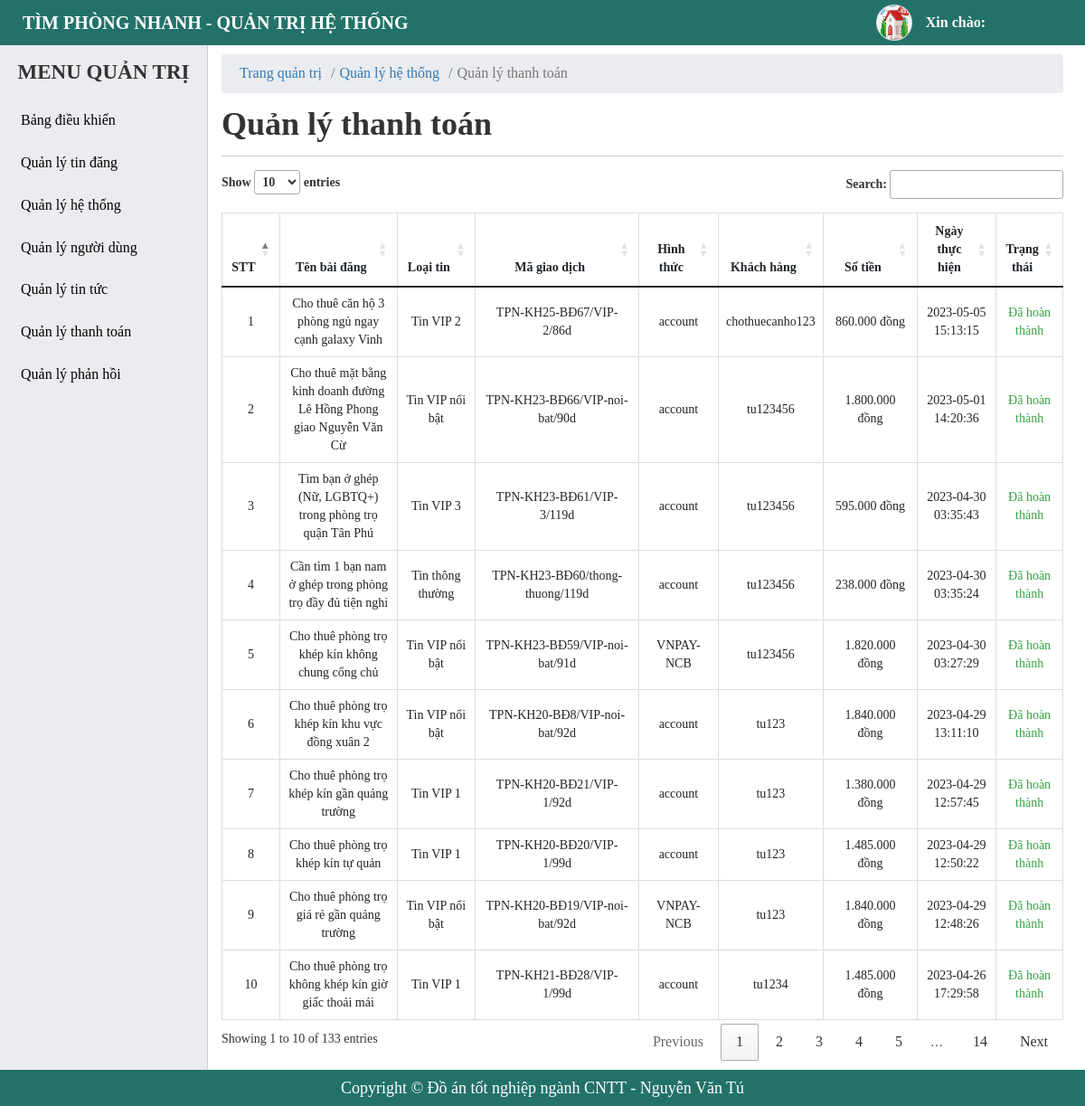
The app's page /admin/payment-history-manager.php with its own data.
### tables this page shows
CREATE TABLE `tbl_payment_history` (
  `id` bigint(20) NOT NULL,
  `id_rooms` bigint(20) NOT NULL,
  `pay_code` varchar(255) DEFAULT NULL,
  `pay_price` varchar(255) DEFAULT NULL,
  `payments` varchar(255) DEFAULT NULL,
  `pay_status` tinyint(4) NOT NULL DEFAULT 0,
  `expired` tinyint(4) NOT NULL DEFAULT 0,
  `user_id` bigint(20) NOT NULL,
  `news_type_id` bigint(20) NOT NULL,
  `created_at` timestamp NOT NULL DEFAULT current_timestamp()
);

CREATE TABLE `tbl_rooms` (
  `id` bigint(20) NOT NULL,
  `name` varchar(255) NOT NULL,
  `slug` varchar(255) NOT NULL,
  `city_id` bigint(20) NOT NULL,
  `district_id` bigint(20) NOT NULL,
  `ward_id` bigint(20) NOT NULL,
  `street` varchar(255) NOT NULL,
  `apartment_number` varchar(255) NOT NULL COMMENT 'số nhà',
  `price` bigint(20) NOT NULL COMMENT 'giá',
  `area` bigint(20) NOT NULL COMMENT 'diện tích',
  `contents` longtext NOT NULL,
  `image_logo` varchar(255) NOT NULL,
  `news_type_id` bigint(20) NOT NULL COMMENT 'loại tin',
  `time_start` datetime NOT NULL,
  `time_stop` datetime NOT NULL,
  `subject` varchar(255) NOT NULL COMMENT 'đối tượng thuê',
  `status` tinyint(4) NOT NULL DEFAULT 1,
  `user_id` bigint(20) NOT NULL,
  `category_id` bigint(20) NOT NULL,
  `created_ad` timestamp NOT NULL DEFAULT current_timestamp(),
  `updated_ad` timestamp NOT NULL DEFAULT current_timestamp()
);

CREATE TABLE `tbl_new_type` (
  `id` bigint(20) NOT NULL,
  `name_type` varchar(255) NOT NULL,
  `slug` varchar(255) NOT NULL,
  `price` bigint(20) NOT NULL,
  `status` tinyint(4) NOT NULL DEFAULT 1,
  `created_at` timestamp NOT NULL DEFAULT current_timestamp(),
  `update_ad` timestamp NOT NULL DEFAULT current_timestamp()
);

CREATE TABLE `tbl_user` (
  `id` bigint(20) NOT NULL,
  `fullname` varchar(255) NOT NULL,
  `username` varchar(255) NOT NULL,
  `password` varchar(255) NOT NULL,
  `email` varchar(255) NOT NULL,
  `phone` varchar(255) NOT NULL,
  `zalo` varchar(255) DEFAULT NULL,
  `address` varchar(255) DEFAULT NULL,
  `facebook` varchar(255) DEFAULT NULL,
  `avatar` varchar(255) DEFAULT NULL COMMENT 'ảnh đại diện',
  `balance` bigint(255) DEFAULT 0 COMMENT 'Số dư',
  `status` tinyint(4) NOT NULL DEFAULT 1 COMMENT 'trạng thái',
  `created_at` timestamp NOT NULL DEFAULT current_timestamp(),
  `created_ad` timestamp NOT NULL DEFAULT current_timestamp()
);

### admin/payment-history-manager.php (the view, shortened to what this page needs)
<?php
    include './include/connect.php';
    $queryPayHis = $conn->prepare("SELECT his.*, r.name as name_post, us.username, typ.name_type FROM tbl_payment_history his JOIN tbl_rooms r on r.id = his.id_rooms JOIN tbl_user us on us.id = his.user_id JOIN tbl_new_type typ on typ.id = his.news_type_id WHERE his.pay_status = 1 ORDER BY his.created_at DESC");
    $queryPayHis->execute();
    $resultsPayHis = $queryPayHis->fetchAll(PDO::FETCH_OBJ);
?>
<!DOCTYPE html>
<html lang="en">
<head>
    <?php include('include/link-css.php');?>
</head>
<body>
    <?php
     include('include/header.php');
    ?>
    <div id="main">
        <?php
        include('include/sidebar.php');
        ?>
        <div id="main-right">
            <nav aria-label="breadcrumb">
                <ol class="breadcrumb">
                    <li class="breadcrumb-item"><a href="#">Trang quản trị</a></li>
                    <li class="breadcrumb-item"><a href="#">Quản lý hệ thống</a></li>
                    <li class="breadcrumb-item active" aria-current="page">Quản lý thanh toán</li>
                </ol>
            </nav>
            <section class="main-right-title">
                <div class="form-title">
                    <h1>Quản lý thanh toán</h1>
                </div>
            </section>
            <div class="main-right-table">
                <table class="table table-bordered table-post-list" id = "table-manage">
                    <thead>
                        <tr>
                            <th style="width: 3%;" >STT</th>
                            <th style="width: 15%;" >Tên bài đăng</th>
                            <th style="width: 10%;" >Loại tin</th>
                            <th style="width: 22%;" >Mã giao dịch</th>
                            <th style="width: 10%;" >Hình thức</th>
                            <th style="width: 10%;" >Khách hàng</th>
                            <th style="width: 12%;" >Số tiền</th>
                            <th style="width: 10%;" >Ngày thực hiện</th>
                            <th style="width: 8%;" >Trạng thái</th>
                        </tr>
                    </thead>
                    <tbody >
                        <?php foreach ($resultsPayHis as $key => $value) { ?>
                            <tr>
                                <td><?php echo $key+1 ?></td>
                                <td>
                                    <p><?php echo $value -> name_post ?></p>
                                </td>
                                <td>
                                    <p><?php echo $value -> name_type ?></p>
                                </td>
                                <td>
                                    <p><?php echo $value -> pay_code ?></p>
                                </td>
                                <td>
                                    <p><?php echo $value ->payments ?></p>
                                </td>
                                <td>
                                    <p><?php echo $value -> username ?></p>
                                </td>
                                <td>
                                <div class="post_price">
                                        <?php
                                            $tien = (int) $value->pay_price;
                                            $bien = number_format($tien,0,",",".");
                                            echo $bien." đồng";
                                        ?>
                                    </div>
                                </td>
                                <td>
                                    <p><?php echo $value -> created_at ?></p>
                                </td>
                                <td>
                                    <?php if( $value -> pay_status == 1){ ?>
                                        <p style = "color: #37a344;" >Đã hoàn thành</p>
                                    <?php }else{ ?>
                                        <p style = "color: red;">Khởi tạo</p>
                                    <?php } ?>
                                </td>
                            </tr>
                        <?php } ?>
                    </tbody>
                </table>
            </div>
        </div>
    </div>
    <?php include('include/footer.php');?>
</body>
</html>

### admin/css/style.css (style rules this page uses)
* { margin: 0; padding: 0; box-sizing: border-box; font-family: "MS Mincho"; }
a, a:hover { text-decoration: none; transition: all 0.3s ease-in-out 0s; -moz-transition: all 0.3s ease-in-out 0s; -o-transition: all 0.3s ease-in-out 0s; -webkit-transition: all 0.3s ease-in-out 0s; -ms-transition: all 0.3s ease-in-out 0s; }
body { height: 100%; }
#main-right { padding: 60px 24px 50px 245px; }
#main-right .breadcrumb { background-color: #eaecef; padding: 10px 20px; margin-bottom: 0; }
#main-right li, #main-right a { font-size: 16px; }
.main-right-title { display: flex; justify-content: space-between; border-bottom: 1px solid #ccc; margin-bottom: 15px; }
.form-title { margin: 15px 0; }
.form-title h1 { font-weight: 700; }
#main-right .table-bordered th, .table-bordered td { text-align: center; font-size: 14px; }
.main-right-table .table-post-list { border-collapse: collapse; }
.table-post-list td { vertical-align: middle !important; white-space: normal; }

### records on screen
tbl_payment_history: id_rooms.name "Cho thuê căn hộ 3 phòng ngủ ngay cạnh galaxy Vinh", news_type.name_type "Tin VIP 2", pay_code "TPN-KH25-BĐ67/VIP-2/86d", payments "account", user.username "chothuecanho123", pay_price "860.000", created_at "2023-05-05 15:13:15", pay_status "Đã hoàn thành"
tbl_payment_history: id_rooms.name "Cho thuê mặt bằng kinh doanh đường Lê Hồng Phong giao Nguyễn Văn Cừ", news_type.name_type "Tin VIP nổi bật", pay_code "TPN-KH23-BĐ66/VIP-noi-bat/90d", payments "account", user.username "tu123456", pay_price "1.800.000", created_at "2023-05-01 14:20:36", pay_status "Đã hoàn thành"
tbl_payment_history: id_rooms.name "Tìm bạn ở ghép (Nữ, LGBTQ+) trong phòng trọ quận Tân Phú", news_type.name_type "Tin VIP 3", pay_code "TPN-KH23-BĐ61/VIP-3/119d", payments "account", user.username "tu123456", pay_price "595.000", created_at "2023-04-30 03:35:43", pay_status "Đã hoàn thành"
tbl_payment_history: id_rooms.name "Cần tìm 1 bạn nam ở ghép trong phòng trọ đầy đủ tiện nghi", news_type.name_type "Tin thông thường", pay_code "TPN-KH23-BĐ60/thong-thuong/119d", payments "account", user.username "tu123456", pay_price "238.000", created_at "2023-04-30 03:35:24", pay_status "Đã hoàn thành"
tbl_payment_history: id_rooms.name "Cho thuê phòng trọ khép kín không chung cổng chủ", news_type.name_type "Tin VIP nổi bật", pay_code "TPN-KH23-BĐ59/VIP-noi-bat/91d", payments "VNPAY-NCB", user.username "tu123456", pay_price "1.820.000", created_at "2023-04-30 03:27:29", pay_status "Đã hoàn thành"
tbl_payment_history: id_rooms.name "Cho thuê phòng trọ khép kín khu vực đồng xuân 2", news_type.name_type "Tin VIP nổi bật", pay_code "TPN-KH20-BĐ8/VIP-noi-bat/92d", payments "account", user.username "tu123", pay_price "1.840.000", created_at "2023-04-29 13:11:10", pay_status "Đã hoàn thành"
tbl_payment_history: id_rooms.name "Cho thuê phòng trọ khép kín gần quảng trường", news_type.name_type "Tin VIP 1", pay_code "TPN-KH20-BĐ21/VIP-1/92d", payments "account", user.username "tu123", pay_price "1.380.000", created_at "2023-04-29 12:57:45", pay_status "Đã hoàn thành"
tbl_payment_history: id_rooms.name "Cho thuê phòng trọ khép kín tự quản", news_type.name_type "Tin VIP 1", pay_code "TPN-KH20-BĐ20/VIP-1/99d", payments "account", user.username "tu123", pay_price "1.485.000", created_at "2023-04-29 12:50:22", pay_status "Đã hoàn thành"
tbl_payment_history: id_rooms.name "Cho thuê phòng trọ giá rẻ gần quảng trường", news_type.name_type "Tin VIP nổi bật", pay_code "TPN-KH20-BĐ19/VIP-noi-bat/92d", payments "VNPAY-NCB", user.username "tu123", pay_price "1.840.000", created_at "2023-04-29 12:48:26", pay_status "Đã hoàn thành"
tbl_payment_history: id_rooms.name "Cho thuê phòng trọ không khép kín giờ giấc thoải mái", news_type.name_type "Tin VIP 1", pay_code "TPN-KH21-BĐ28/VIP-1/99d", payments "account", user.username "tu1234", pay_price "1.485.000", created_at "2023-04-26 17:29:58", pay_status "Đã hoàn thành"
